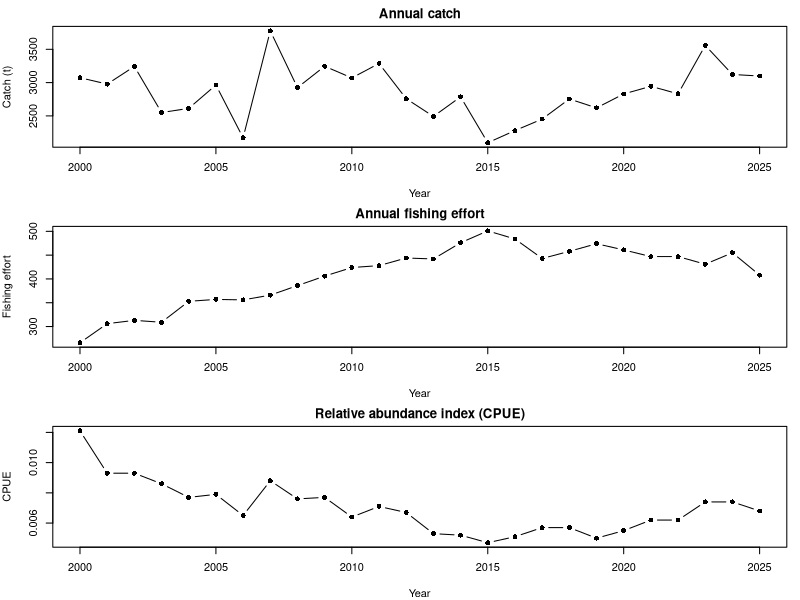

Reproduce this figure in R.
# Fisheries stock assessment in R
# Module 01: Exploring a simulated exploited stock
#
# Purpose
# -------
# Create a simple reproducible fishery time series and inspect annual catch,
# effort, and catch per unit effort (CPUE) before any assessment model is fit.
#
# The dataset is simulated and contains no confidential or institutional data.

set.seed(20260904)

# -----------------------------------------------------------------------------
# 1. Simulate annual fishery information
# -----------------------------------------------------------------------------

year <- 2000:2025
n_years <- length(year)

# A latent relative biomass trajectory used only to generate the example data.
# It declines during the first part of the series and partially rebuilds later.
biomass_rel <- c(
  seq(1.00, 0.48, length.out = 16),
  seq(0.50, 0.72, length.out = n_years - 16)
)

# Fishing effort rises initially and then stabilizes.
effort <- c(
  seq(280, 470, length.out = 14),
  seq(465, 430, length.out = n_years - 14)
)
effort <- round(effort * exp(rnorm(n_years, mean = 0, sd = 0.04)))

# Assume constant catchability for this introductory simulation.
q <- 0.010

# Generate an abundance index around q * biomass, with observation noise.
cpue <- q * biomass_rel * exp(rnorm(n_years, mean = 0, sd = 0.10))

# Catch is generated from effort and CPUE, with additional process variation.
catch_t <- effort * cpue * 1000 * exp(rnorm(n_years, mean = 0, sd = 0.08))

fishery <- data.frame(
  year = year,
  catch_t = round(catch_t, 1),
  effort = effort,
  cpue = round(cpue, 4)
)

# -----------------------------------------------------------------------------
# 2. Basic checks and summaries
# -----------------------------------------------------------------------------

stopifnot(
  all(fishery$catch_t > 0),
  all(fishery$effort > 0),
  all(fishery$cpue > 0),
  !anyNA(fishery)
)

print(head(fishery))
print(summary(fishery))

cat("\nYears covered:", min(fishery$year), "-", max(fishery$year), "\n")
cat("Mean catch (t):", round(mean(fishery$catch_t), 1), "\n")
cat("Mean effort:", round(mean(fishery$effort), 1), "\n")
cat("Mean CPUE:", round(mean(fishery$cpue), 4), "\n")

# -----------------------------------------------------------------------------
# 3. Exploratory plots
# -----------------------------------------------------------------------------

op <- par(mfrow = c(3, 1), mar = c(4, 4, 2, 1))

plot(
  fishery$year,
  fishery$catch_t,
  type = "b",
  pch = 16,
  xlab = "Year",
  ylab = "Catch (t)",
  main = "Annual catch"
)

plot(
  fishery$year,
  fishery$effort,
  type = "b",
  pch = 16,
  xlab = "Year",
  ylab = "Fishing effort",
  main = "Annual fishing effort"
)

plot(
  fishery$year,
  fishery$cpue,
  type = "b",
  pch = 16,
  xlab = "Year",
  ylab = "CPUE",
  main = "Relative abundance index (CPUE)"
)

par(op)

# -----------------------------------------------------------------------------
# 4. Simple trend summaries
# -----------------------------------------------------------------------------

first_five <- fishery[1:5, ]
last_five <- fishery[(nrow(fishery) - 4):nrow(fishery), ]

trend_summary <- data.frame(
  indicator = c("catch_t", "effort", "cpue"),
  first_5_year_mean = c(
    mean(first_five$catch_t),
    mean(first_five$effort),
    mean(first_five$cpue)
  ),
  last_5_year_mean = c(
    mean(last_five$catch_t),
    mean(last_five$effort),
    mean(last_five$cpue)
  )
)

trend_summary$relative_change_pct <- with(
  trend_summary,
  100 * (last_5_year_mean / first_5_year_mean - 1)
)

print(trend_summary)

# -----------------------------------------------------------------------------
# 5. Scientific interpretation
# -----------------------------------------------------------------------------
#
# In this simulated example, increasing fishing effort coincides with a decline
# in CPUE during much of the time series. CPUE later improves as the latent stock
# trajectory partially rebuilds.
#
# This is an exploratory signal, not a stock-status estimate. In a real fishery,
# CPUE may be affected by changes in catchability, technology, targeting,
# spatial distribution, fleet composition, reporting, and environmental effects.
# These issues should be investigated before CPUE is treated as an abundance
# index in an assessment model.
